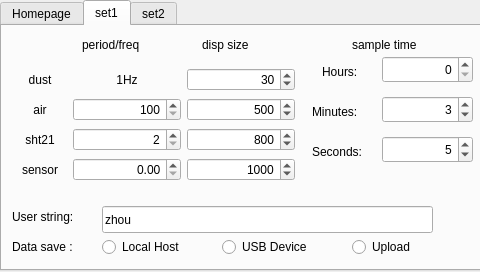
<?xml version="1.0" encoding="UTF-8"?>
<ui version="4.0">
 <class>MainWindow</class>
 <widget class="QMainWindow" name="MainWindow">
  <property name="geometry">
   <rect>
    <x>0</x>
    <y>0</y>
    <width>480</width>
    <height>272</height>
   </rect>
  </property>
  <property name="windowTitle">
   <string>MainWindow</string>
  </property>
  <widget class="QWidget" name="centralWidget">
   <widget class="QTabWidget" name="tabWidget">
    <property name="geometry">
     <rect>
      <x>0</x>
      <y>0</y>
      <width>481</width>
      <height>271</height>
     </rect>
    </property>
    <property name="toolTip">
     <string/>
    </property>
    <property name="currentIndex">
     <number>1</number>
    </property>
    <widget class="QWidget" name="homepage">
     <attribute name="title">
      <string>Homepage</string>
     </attribute>
     <widget class="QLabel" name="headline1">
      <property name="geometry">
       <rect>
        <x>90</x>
        <y>70</y>
        <width>281</width>
        <height>41</height>
       </rect>
      </property>
      <property name="font">
       <font>
        <pointsize>29</pointsize>
       </font>
      </property>
      <property name="text">
       <string>Electronic Nose</string>
      </property>
     </widget>
     <widget class="QLabel" name="headline2">
      <property name="geometry">
       <rect>
        <x>190</x>
        <y>110</y>
        <width>91</width>
        <height>31</height>
       </rect>
      </property>
      <property name="font">
       <font>
        <pointsize>17</pointsize>
       </font>
      </property>
      <property name="text">
       <string>online</string>
      </property>
     </widget>
     <widget class="QPushButton" name="quit">
      <property name="geometry">
       <rect>
        <x>10</x>
        <y>216</y>
        <width>51</width>
        <height>21</height>
       </rect>
      </property>
      <property name="text">
       <string>Quit</string>
      </property>
     </widget>
     <widget class="QLabel" name="datetime">
      <property name="geometry">
       <rect>
        <x>170</x>
        <y>210</y>
        <width>121</width>
        <height>31</height>
       </rect>
      </property>
      <property name="font">
       <font>
        <pointsize>13</pointsize>
       </font>
      </property>
      <property name="text">
       <string>time</string>
      </property>
     </widget>
     <widget class="QLabel" name="tju_iras_enose">
      <property name="geometry">
       <rect>
        <x>350</x>
        <y>210</y>
        <width>121</width>
        <height>31</height>
       </rect>
      </property>
      <property name="font">
       <font>
        <pointsize>12</pointsize>
        <italic>false</italic>
       </font>
      </property>
      <property name="text">
       <string>TJU IRAS ENOSE</string>
      </property>
     </widget>
    </widget>
    <widget class="QWidget" name="para_set">
     <attribute name="title">
      <string>set1</string>
     </attribute>
     <widget class="QLabel" name="label_10">
      <property name="geometry">
       <rect>
        <x>200</x>
        <y>10</y>
        <width>67</width>
        <height>17</height>
       </rect>
      </property>
      <property name="text">
       <string>disp size</string>
      </property>
     </widget>
     <widget class="QLabel" name="label_12">
      <property name="geometry">
       <rect>
        <x>80</x>
        <y>10</y>
        <width>91</width>
        <height>17</height>
       </rect>
      </property>
      <property name="text">
       <string>period/freq</string>
      </property>
     </widget>
     <widget class="QWidget" name="gridLayoutWidget">
      <property name="geometry">
       <rect>
        <x>0</x>
        <y>30</y>
        <width>304</width>
        <height>141</height>
       </rect>
      </property>
      <layout class="QGridLayout" name="gridLayout" columnstretch="1,2,2">
       <item row="4" column="0">
        <widget class="QLabel" name="label_4">
         <property name="text">
          <string>sensor</string>
         </property>
         <property name="alignment">
          <set>Qt::AlignCenter</set>
         </property>
        </widget>
       </item>
       <item row="2" column="1">
        <widget class="QSpinBox" name="spinBox_5">
         <property name="alignment">
          <set>Qt::AlignRight|Qt::AlignTrailing|Qt::AlignVCenter</set>
         </property>
         <property name="minimum">
          <number>100</number>
         </property>
         <property name="maximum">
          <number>999999999</number>
         </property>
         <property name="singleStep">
          <number>100</number>
         </property>
        </widget>
       </item>
       <item row="3" column="1">
        <widget class="QSpinBox" name="spinBox_6">
         <property name="alignment">
          <set>Qt::AlignRight|Qt::AlignTrailing|Qt::AlignVCenter</set>
         </property>
         <property name="minimum">
          <number>2</number>
         </property>
         <property name="maximum">
          <number>999999999</number>
         </property>
         <property name="value">
          <number>2</number>
         </property>
        </widget>
       </item>
       <item row="1" column="0">
        <widget class="QLabel" name="label">
         <property name="text">
          <string>dust</string>
         </property>
         <property name="alignment">
          <set>Qt::AlignCenter</set>
         </property>
        </widget>
       </item>
       <item row="1" column="1">
        <widget class="QLabel" name="label_13">
         <property name="text">
          <string>1Hz</string>
         </property>
         <property name="alignment">
          <set>Qt::AlignCenter</set>
         </property>
        </widget>
       </item>
       <item row="3" column="0">
        <widget class="QLabel" name="label_3">
         <property name="text">
          <string>sht21</string>
         </property>
         <property name="alignment">
          <set>Qt::AlignCenter</set>
         </property>
        </widget>
       </item>
       <item row="2" column="0">
        <widget class="QLabel" name="label_2">
         <property name="text">
          <string>air</string>
         </property>
         <property name="alignment">
          <set>Qt::AlignCenter</set>
         </property>
        </widget>
       </item>
       <item row="1" column="2">
        <widget class="QSpinBox" name="spinBox_8">
         <property name="alignment">
          <set>Qt::AlignRight|Qt::AlignTrailing|Qt::AlignVCenter</set>
         </property>
         <property name="maximum">
          <number>999999999</number>
         </property>
         <property name="value">
          <number>30</number>
         </property>
        </widget>
       </item>
       <item row="2" column="2">
        <widget class="QSpinBox" name="spinBox_9">
         <property name="alignment">
          <set>Qt::AlignRight|Qt::AlignTrailing|Qt::AlignVCenter</set>
         </property>
         <property name="maximum">
          <number>999999999</number>
         </property>
         <property name="value">
          <number>500</number>
         </property>
        </widget>
       </item>
       <item row="3" column="2">
        <widget class="QSpinBox" name="spinBox_10">
         <property name="alignment">
          <set>Qt::AlignRight|Qt::AlignTrailing|Qt::AlignVCenter</set>
         </property>
         <property name="maximum">
          <number>999999999</number>
         </property>
         <property name="value">
          <number>800</number>
         </property>
        </widget>
       </item>
       <item row="4" column="2">
        <widget class="QSpinBox" name="spinBox_11">
         <property name="alignment">
          <set>Qt::AlignRight|Qt::AlignTrailing|Qt::AlignVCenter</set>
         </property>
         <property name="maximum">
          <number>999999999</number>
         </property>
         <property name="value">
          <number>1000</number>
         </property>
        </widget>
       </item>
       <item row="4" column="1">
        <widget class="QDoubleSpinBox" name="doubleSpinBox">
         <property name="alignment">
          <set>Qt::AlignRight|Qt::AlignTrailing|Qt::AlignVCenter</set>
         </property>
         <property name="decimals">
          <number>2</number>
         </property>
         <property name="value">
          <double>0.000000000000000</double>
         </property>
        </widget>
       </item>
      </layout>
     </widget>
     <widget class="QLabel" name="label_5">
      <property name="geometry">
       <rect>
        <x>350</x>
        <y>10</y>
        <width>91</width>
        <height>17</height>
       </rect>
      </property>
      <property name="text">
       <string>sample time</string>
      </property>
     </widget>
     <widget class="QLineEdit" name="lineEdit">
      <property name="geometry">
       <rect>
        <x>100</x>
        <y>180</y>
        <width>331</width>
        <height>27</height>
       </rect>
      </property>
      <property name="text">
       <string>zhou</string>
      </property>
     </widget>
     <widget class="QLabel" name="label_6">
      <property name="geometry">
       <rect>
        <x>10</x>
        <y>180</y>
        <width>81</width>
        <height>21</height>
       </rect>
      </property>
      <property name="text">
       <string>User string:</string>
      </property>
     </widget>
     <widget class="QLabel" name="label_7">
      <property name="geometry">
       <rect>
        <x>10</x>
        <y>210</y>
        <width>81</width>
        <height>21</height>
       </rect>
      </property>
      <property name="text">
       <string>Data save :</string>
      </property>
     </widget>
     <widget class="QRadioButton" name="radioButton">
      <property name="geometry">
       <rect>
        <x>220</x>
        <y>210</y>
        <width>111</width>
        <height>22</height>
       </rect>
      </property>
      <property name="text">
       <string>USB Device</string>
      </property>
     </widget>
     <widget class="QRadioButton" name="radioButton_2">
      <property name="geometry">
       <rect>
        <x>350</x>
        <y>210</y>
        <width>81</width>
        <height>22</height>
       </rect>
      </property>
      <property name="text">
       <string>Upload</string>
      </property>
     </widget>
     <widget class="QRadioButton" name="radioButton_5">
      <property name="geometry">
       <rect>
        <x>100</x>
        <y>210</y>
        <width>117</width>
        <height>22</height>
       </rect>
      </property>
      <property name="text">
       <string>Local Host</string>
      </property>
     </widget>
     <widget class="QSpinBox" name="spinBox">
      <property name="geometry">
       <rect>
        <x>380</x>
        <y>30</y>
        <width>91</width>
        <height>27</height>
       </rect>
      </property>
      <property name="alignment">
       <set>Qt::AlignRight|Qt::AlignTrailing|Qt::AlignVCenter</set>
      </property>
      <property name="maximum">
       <number>999999999</number>
      </property>
     </widget>
     <widget class="QSpinBox" name="spinBox_3">
      <property name="geometry">
       <rect>
        <x>380</x>
        <y>70</y>
        <width>91</width>
        <height>27</height>
       </rect>
      </property>
      <property name="alignment">
       <set>Qt::AlignRight|Qt::AlignTrailing|Qt::AlignVCenter</set>
      </property>
      <property name="maximum">
       <number>59</number>
      </property>
      <property name="value">
       <number>3</number>
      </property>
     </widget>
     <widget class="QSpinBox" name="spinBox_2">
      <property name="geometry">
       <rect>
        <x>380</x>
        <y>110</y>
        <width>91</width>
        <height>27</height>
       </rect>
      </property>
      <property name="alignment">
       <set>Qt::AlignRight|Qt::AlignTrailing|Qt::AlignVCenter</set>
      </property>
      <property name="maximum">
       <number>59</number>
      </property>
      <property name="value">
       <number>5</number>
      </property>
     </widget>
     <widget class="QLabel" name="label_9">
      <property name="geometry">
       <rect>
        <x>320</x>
        <y>30</y>
        <width>51</width>
        <height>31</height>
       </rect>
      </property>
      <property name="text">
       <string>Hours:</string>
      </property>
     </widget>
     <widget class="QLabel" name="label_14">
      <property name="geometry">
       <rect>
        <x>310</x>
        <y>70</y>
        <width>71</width>
        <height>31</height>
       </rect>
      </property>
      <property name="text">
       <string>Minutes:</string>
      </property>
     </widget>
     <widget class="QLabel" name="label_15">
      <property name="geometry">
       <rect>
        <x>310</x>
        <y>110</y>
        <width>71</width>
        <height>31</height>
       </rect>
      </property>
      <property name="text">
       <string>Seconds:</string>
      </property>
     </widget>
    </widget>
    <widget class="QWidget" name="tab">
     <attribute name="title">
      <string>set2</string>
     </attribute>
     <widget class="QWidget" name="gridLayoutWidget_2">
      <property name="geometry">
       <rect>
        <x>0</x>
        <y>40</y>
        <width>481</width>
        <height>101</height>
       </rect>
      </property>
      <layout class="QGridLayout" name="gridLayout_2">
       <item row="0" column="4">
        <widget class="QCheckBox" name="checkBox_5">
         <property name="text">
          <string>AIN2</string>
         </property>
        </widget>
       </item>
       <item row="0" column="7">
        <widget class="QCheckBox" name="checkBox_2">
         <property name="text">
          <string>AIN5</string>
         </property>
        </widget>
       </item>
       <item row="0" column="6">
        <widget class="QCheckBox" name="checkBox_8">
         <property name="text">
          <string>AIN4</string>
         </property>
        </widget>
       </item>
       <item row="1" column="3">
        <widget class="QCheckBox" name="checkBox">
         <property name="text">
          <string>AIN7</string>
         </property>
        </widget>
       </item>
       <item row="0" column="3">
        <widget class="QCheckBox" name="checkBox_4">
         <property name="text">
          <string>AIN1</string>
         </property>
        </widget>
       </item>
       <item row="0" column="5">
        <widget class="QCheckBox" name="checkBox_7">
         <property name="text">
          <string>AIN3</string>
         </property>
        </widget>
       </item>
       <item row="1" column="2">
        <widget class="QCheckBox" name="checkBox_6">
         <property name="text">
          <string>AIN6</string>
         </property>
        </widget>
       </item>
       <item row="0" column="2">
        <widget class="QCheckBox" name="checkBox_3">
         <property name="text">
          <string>AIN0</string>
         </property>
        </widget>
       </item>
       <item row="1" column="4">
        <widget class="QCheckBox" name="checkBox_9">
         <property name="text">
          <string>AIN8</string>
         </property>
        </widget>
       </item>
       <item row="1" column="5">
        <widget class="QCheckBox" name="checkBox_10">
         <property name="text">
          <string>AIN9</string>
         </property>
        </widget>
       </item>
       <item row="1" column="6">
        <widget class="QCheckBox" name="checkBox_11">
         <property name="text">
          <string>AIN10</string>
         </property>
        </widget>
       </item>
      </layout>
     </widget>
     <widget class="QLabel" name="label_8">
      <property name="geometry">
       <rect>
        <x>10</x>
        <y>160</y>
        <width>51</width>
        <height>21</height>
       </rect>
      </property>
      <property name="text">
       <string>Mode:</string>
      </property>
     </widget>
     <widget class="QPushButton" name="pushButton">
      <property name="geometry">
       <rect>
        <x>270</x>
        <y>190</y>
        <width>81</width>
        <height>27</height>
       </rect>
      </property>
      <property name="text">
       <string>Start</string>
      </property>
     </widget>
     <widget class="QPushButton" name="pushButton_2">
      <property name="geometry">
       <rect>
        <x>370</x>
        <y>190</y>
        <width>81</width>
        <height>27</height>
       </rect>
      </property>
      <property name="text">
       <string>Stop</string>
      </property>
     </widget>
     <widget class="QRadioButton" name="radioButton_3">
      <property name="geometry">
       <rect>
        <x>70</x>
        <y>160</y>
        <width>81</width>
        <height>22</height>
       </rect>
      </property>
      <property name="text">
       <string>timing</string>
      </property>
     </widget>
     <widget class="QRadioButton" name="radioButton_4">
      <property name="geometry">
       <rect>
        <x>70</x>
        <y>190</y>
        <width>91</width>
        <height>22</height>
       </rect>
      </property>
      <property name="text">
       <string>monitor</string>
      </property>
     </widget>
     <widget class="QLabel" name="label_11">
      <property name="geometry">
       <rect>
        <x>120</x>
        <y>10</y>
        <width>211</width>
        <height>21</height>
       </rect>
      </property>
      <property name="text">
       <string>Sample Channel Configuration</string>
      </property>
     </widget>
    </widget>
   </widget>
  </widget>
 </widget>
 <layoutdefault spacing="6" margin="11"/>
 <resources/>
 <connections/>
</ui>
